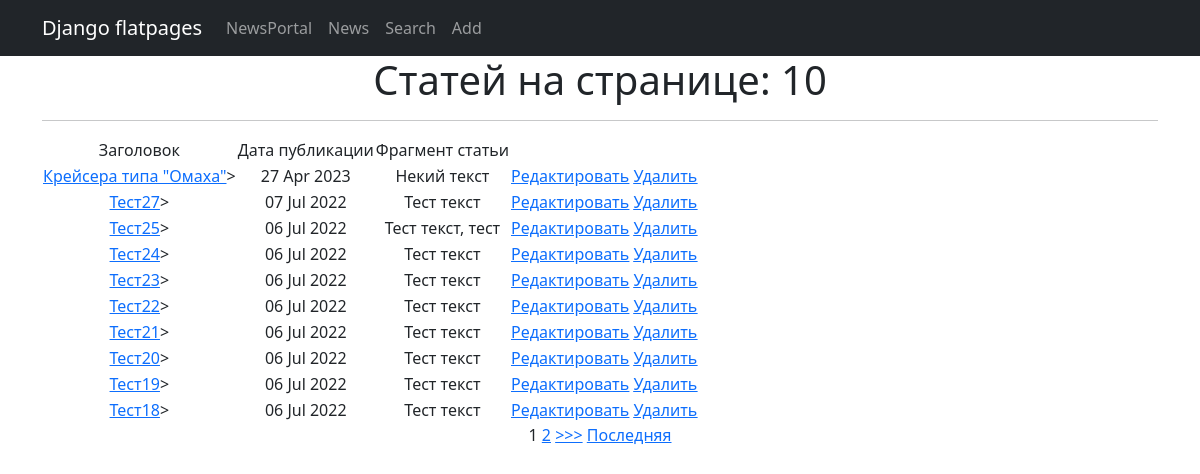
Page /news/ on the committed database.
### News/models.py (models this page shows, shortened)
class Post(models.Model):
    author_post = models.ForeignKey(Author, on_delete=models.CASCADE)
    сhoice_post = models.CharField(max_length=2, choices=POSITIONS, default=news)
    date_post = models.DateTimeField(auto_now_add=True)
    links_posts = models.ManyToManyField(Category, through='PostCategory')
    heading_post = models.CharField(max_length=255)
    text_post = models.TextField()
    rating_post = models.IntegerField(default=0)

### News/views.py (the view)
# urls.py: path('', NewsList.as_view()),
class NewsList(ListView):
    model = Post
    ordering = '-id'
    template_name = 'news.html'
    context_object_name = 'news'
    paginate_by = 10
    def get_context_data(self, **kwargs):
        context = super().get_context_data(**kwargs)
        return context

### News/templatetags/censor_filters.py (called while the page is built)
@register.filter()
def censor(value):
    try:
        if not isinstance(value, str):
            raise AttributeError("Ошибка! Вы применяете фильтр не к строковому типу данных.")
        value = value.split()
        for i, word in enumerate(value):
            if any(stor_word in word for stor_word in stop_list):
                value[i] = word[0] + "".join('*' if cen.isalpha() else cen for cen in word)
                value[i] = value[i].replace('*', '', 1)
        return " ".join(value)
    except TypeError:
        print('Error')

### templates/news.html (shortened to what this page needs)
{% extends 'flatpages/default.html' %}
{% load censor_filters %}
{% block content %}
    <h1>Статей на странице: {{ news|length }}</h1>
    <hr>
    {% if news %}
         <table>
           <tr>
               <td>Заголовок</td>
               <td>Дата публикации</td>
               <td>Фрагмент статьи</td>
           </tr>
             {% for onenews in news %}
           <tr>
               <td><a href = "{% url 'onenews' onenews.id %}">{{ onenews.heading_post|censor }}</a>></td>
               <td>{{ onenews.date_post|date:'d M Y'}}</td>
               <td>{{ onenews.text_post|truncatechars:20|censor }}</td>
               <td><a href="{% url 'edit' onenews.id %}"><u>Редактировать</u></a>
                    <a href="{% url 'delete' onenews.id %}"><u> Удалить </u></a> </td>
           </tr>
             {% endfor %}
         </table>
    {% else %}
        <h2>Новостей нет!</h2>
    {% endif %}
    {% if is_paginated %}
        {% for num in page_obj.paginator.page_range %}
            {% if page_obj.number == num %}
                <a>{{ num }}</a>
            {% elif num > page_obj.number|add:'-2' and num < page_obj.number|add:'2' %}
                <a href="?page={{ num }}">{{ num }}</a>
            {% endif %}
        {% endfor %}
        {% if page_obj.has_next %}
            <a href="?page={{ page_obj.next_page_number }}">>>></a>
            <a href="?page={{ page_obj.paginator.num_pages }}">Последняя</a>
        {% endif %}
    {% endif %}
{% endblock content %}

### templates/flatpages/default.html (shortened to what this page needs)
<!DOCTYPE html>
<html lang="en">
    <head>
        {% load static %}
        <link href="{% static 'css/styles.css' %}" rel="stylesheet" />
    </head>
    <body>
        <nav class="navbar navbar-expand-lg navbar-dark bg-dark static-top">
            <div class="container">
                <a class="navbar-brand" href="#">Django flatpages</a>
                <div class="collapse navbar-collapse" id="navbarResponsive">
                    <ul class="navbar-nav ml-auto">
                        <li class="nav-item">
                            <a class="nav-link" href="/NewsPortal/">NewsPortal</a>
                        </li>
                        <li class="nav-item">
                            <a class="nav-link" href="/news/">News</a>
                        </li>
                         <li class="nav-item">
                            <a class="nav-link" href="/news/search/">Search</a>
                        </li>
                        <li class="nav-item">
                            <a class="nav-link" href="/news/add/">Add</a>
                        </li>
                    </ul>
                </div>
            </div>
        </nav>
        <div class="container">
            <div class="row">
                <div class="col-lg-12 text-center">
                    {% block content %}
                    {% endblock content %}
                </div>
            </div>
        </div>
    </body>
</html>

### rows in the picture
Post: heading_post|censor "Крейсера типа \"Омаха\"", date_post "27 Apr 2023", text_post|censor "Некий текст"
Post: heading_post|censor "Тест27", date_post "07 Jul 2022", text_post|censor "Тест текст"
Post: heading_post|censor "Тест25", date_post "06 Jul 2022", text_post|censor "Тест текст, тест"
Post: heading_post|censor "Тест24", date_post "06 Jul 2022", text_post|censor "Тест текст"
Post: heading_post|censor "Тест23", date_post "06 Jul 2022", text_post|censor "Тест текст"
Post: heading_post|censor "Тест22", date_post "06 Jul 2022", text_post|censor "Тест текст"
Post: heading_post|censor "Тест21", date_post "06 Jul 2022", text_post|censor "Тест текст"
Post: heading_post|censor "Тест20", date_post "06 Jul 2022", text_post|censor "Тест текст"
Post: heading_post|censor "Тест19", date_post "06 Jul 2022", text_post|censor "Тест текст"
Post: heading_post|censor "Тест18", date_post "06 Jul 2022", text_post|censor "Тест текст"

### other values in the picture
{{ news|length }} "10"
{{ num }} "1"
{{ num }} "2"
